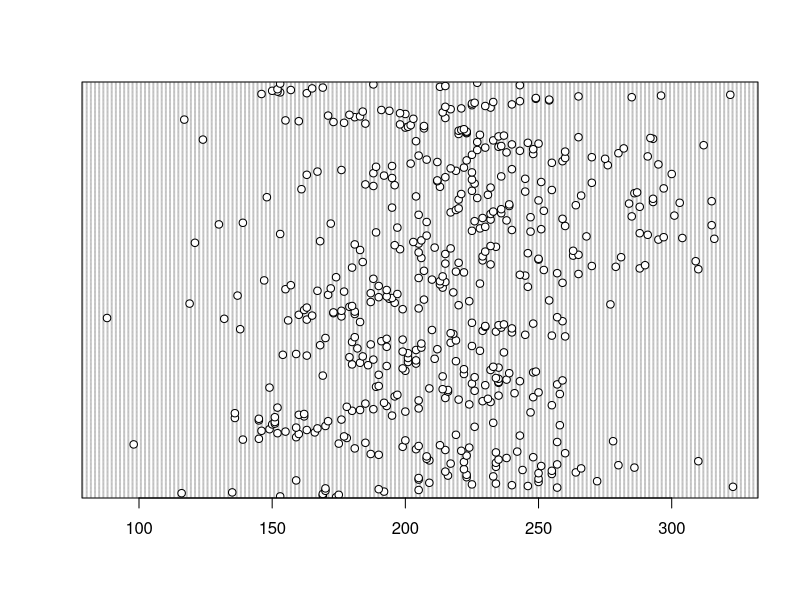
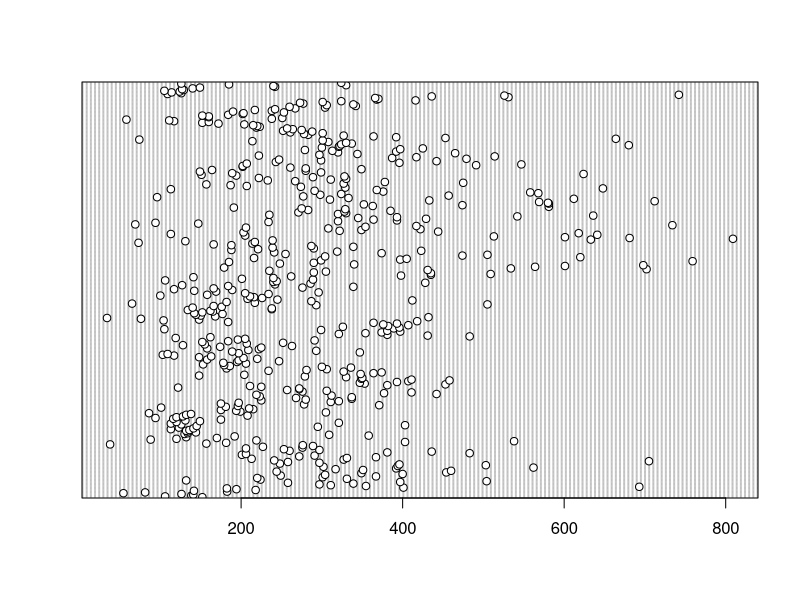
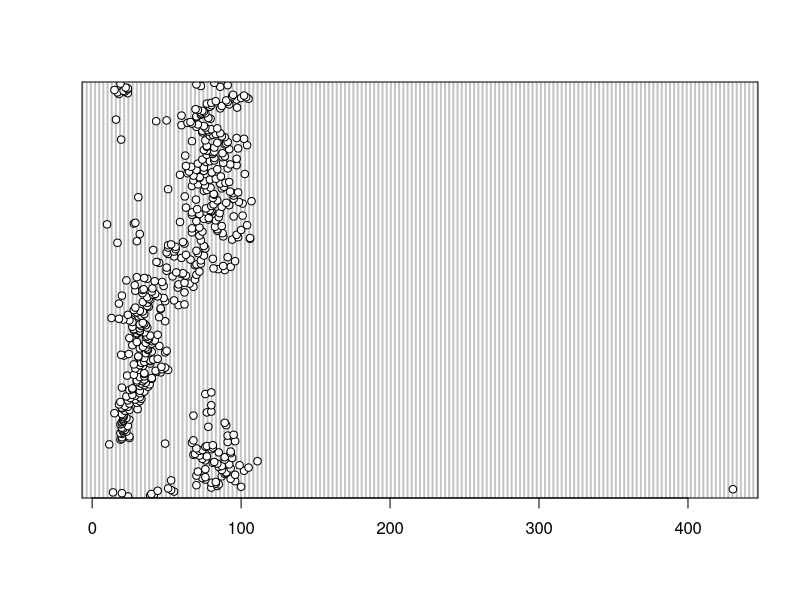
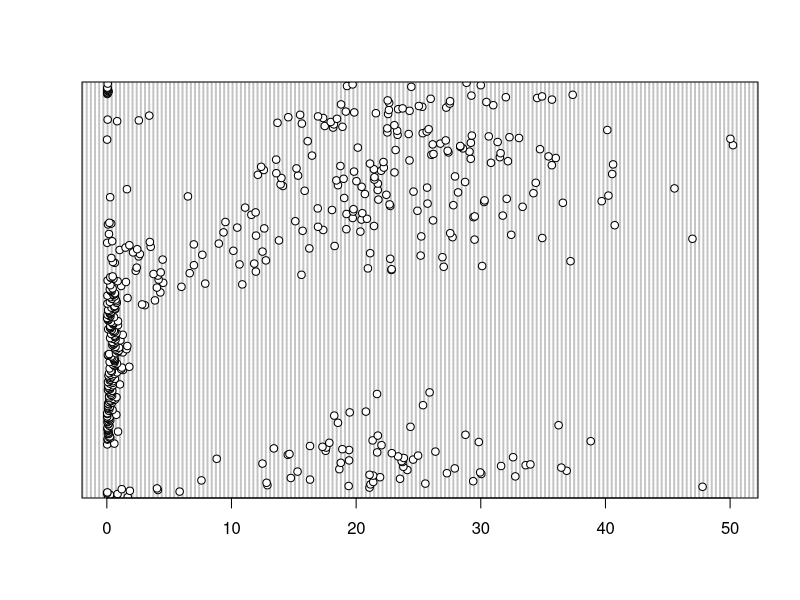
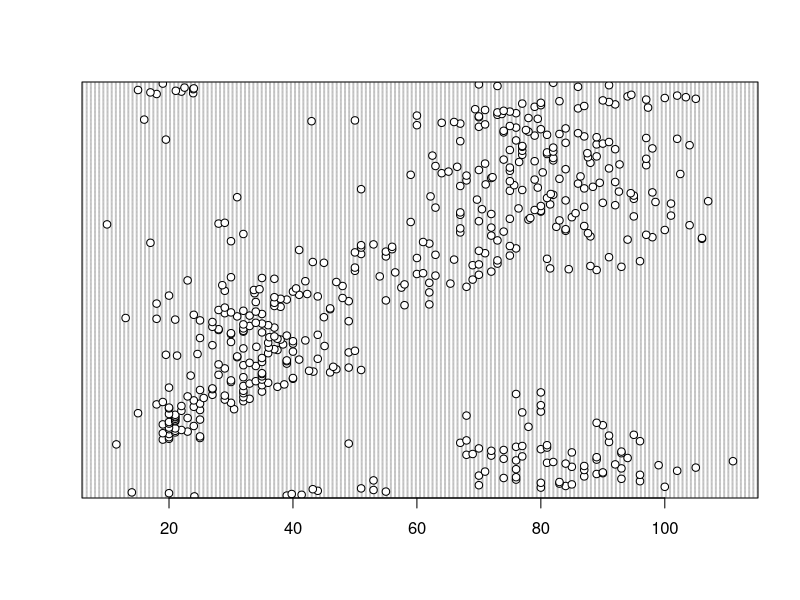
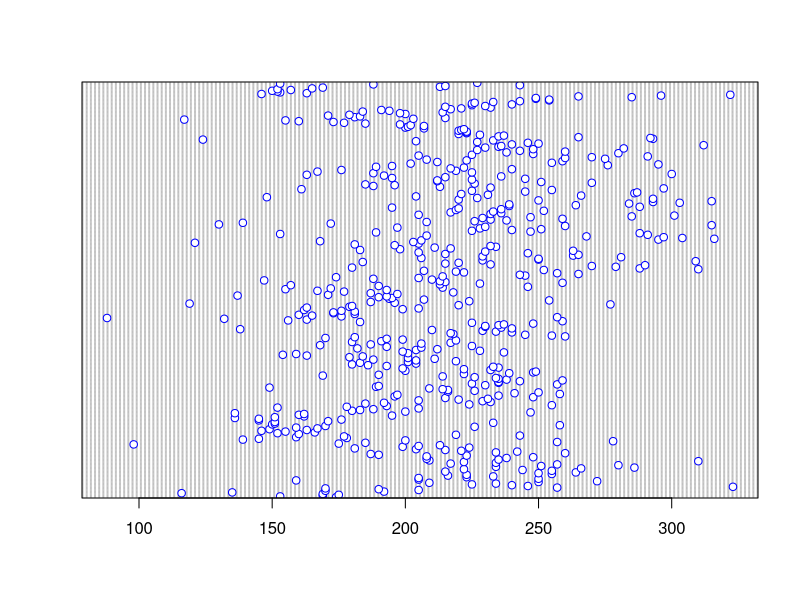
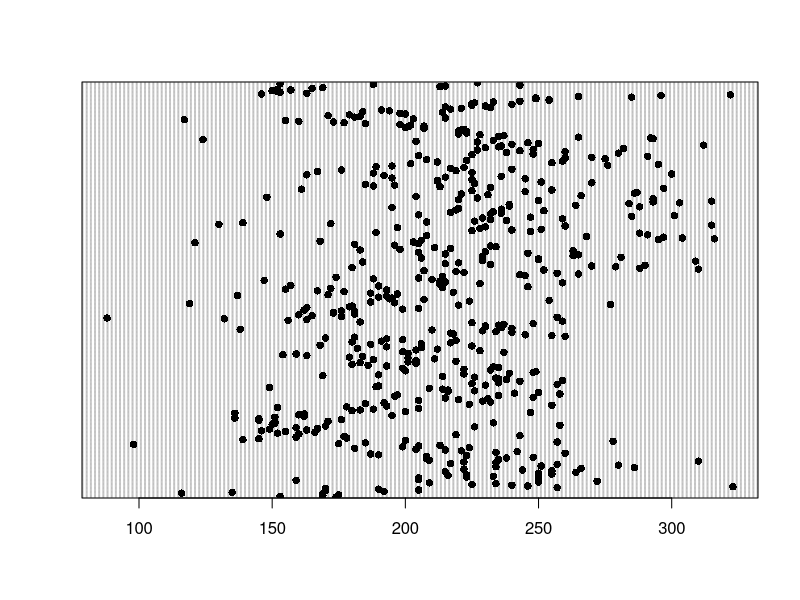
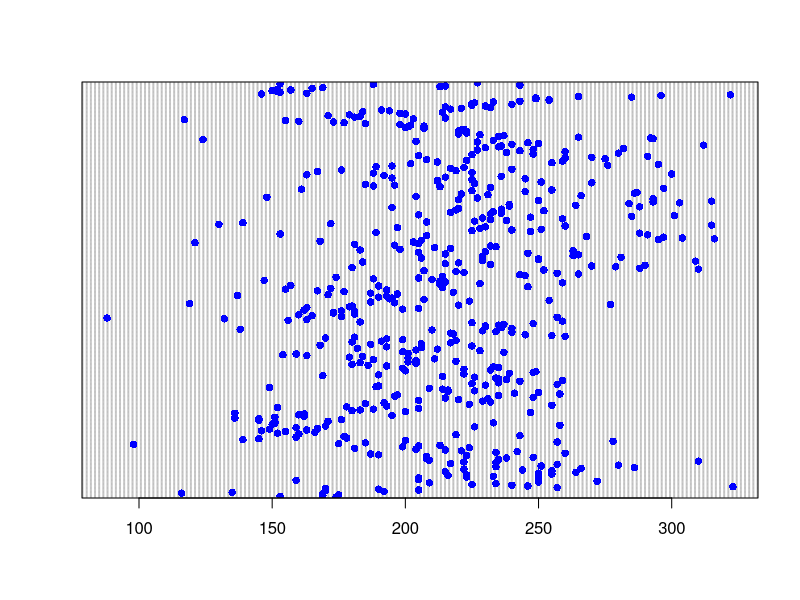

These figures' R source, in order:
##Data exploration and Visualisation 
#Material written by Dr. Alex Douglas at Aberdeen University
#you can find the instructions here: https://alexd106.github.io/QUADstatR/exercise_4.html for more details and background

#set your working directory
setwd() #this is the path to where you have stored the data
#for example, if you saved your data in Documents/workshop, your path would be "C:\Documents\workshop"

#this first section is covering basic plots in base R


#Import the ‘squid1.txt’ file into R using the read.table() function and assign it to a variable named squid. 
squid <- read.table("squid1.txt", header=T)
#if you get errors here, you might not have set the working directory properly, ask a neighbour or raise your hand!

#These data were originally collected as part of a study published in Aquatic Living Resources1 in 2005. 
#The aim of the study was to investigate the seasonal patterns of investment in somatic and reproductive tissues 
#in the long finned squid Loligo forbesi caught in Scottish waters. 
#Squid were caught monthly from December 1989 - July 1991 (month and year variables). 
#After capture, each squid was given a unique specimen code, weighed (weight) and the sex determined (sex - only female squid are included here). 
#The size of individuals was also measured as the dorsal mantle length (DML) and the mantle weight measured without internal organs (eviscerate.weight). 
#The gonads were weighed (ovary.weight) along with the accessory reproductive organ (the nidamental gland, nid.weight, nid.length). 
#Each individual was also assigned a categorical measure of maturity (maturity.stage, ranging from 1 to 5 with 1 = immature, 5 = mature). 
#The digestive gland weight (dig.weight) was also recorded to assess nutritional status of the individual

#Use the str() function to display the structure of the dataset and the summary() function to summarise the dataset. 

str(squid) #this gives you all the column names and the data type in each column
#squid is a dataframe, which means it can hold different types of data
#How many observations are in this dataset? How many variables? 
summary(squid)
#this gives you the ranges of each column

#The year, month and maturity.stage variables were coded as integers in the original dataset. 
#Here we would like to code them as factors. 
#Create a new variable for each of these variables in the squid dataframe and recode them as factors. 

#factors are categories. these might be treatments, years, sites, etc
#imagine that you want to compare trends across years, sites, etc. this is easier to do with factors
squid$Year_f <- as.factor(squid$year)
squid$month_f <- as.factor(squid$month)
squid$maturity.stage_f <- as.factor(squid$maturity.stage)

#Use the str() function again to check the coding of these new variables.
str(squid)
#now the new columns have the type 'Factor'

############DOTCHARTS ############
#The humble cleveland dotplot is a great way of identifying if you have potential outliers in continuous variables. 
#Create dotplots (using the dotchart() function) for the following variables; DML, weight, nid.length and ovary.weight. 

dotchart(squid$DML)
dotchart(squid$weight)
dotchart(squid$nid.length)
dotchart(squid$ovary.weight)
#Do these variables contain any unusually large or small observations? 

#it looks like nid.length does! this turned out to be a recording error, and we can fix it
which(squid$nid.length > 400) #this gives the row of the value that is the outlier
#the which() function goes through the data and asks which values meet the condition of >400, it will output the row number where this is true
squid$nid.length[11]
#then we can go in and change it
squid$nid.length[11] <- 43.2 #use the <- symbol to assign a new value
#see if it worked
dotchart(squid$nid.length) #yes! the outlier is gone


#anytime you want to know what you can change in a function, go into the console window and type ? then the function
?dotchart
#it will open the help window with all of the details about that function
#you then change the arguments from their default values by adding them to the function call

#you can play with different things like colours
dotchart(squid$DML, col="blue")

#or symbols
dotchart(squid$DML, pch=16)

#combine the two
dotchart(squid$DML, pch=16, col="blue")
#you can find all the pch values here: http://www.sthda.com/english/wiki/r-plot-pch-symbols-the-different-point-shapes-available-in-r


#If you prefer to create a single figure with all 4 plots you can always split your plotting device into 2 rows and 2 columns. 
par(mfrow=c(2,2)) #this tells it that I wand 2 rows and 2 columns
#par sets graphical parameters

dotchart(squid$DML, main="DML")
dotchart(squid$weight, main="Weight")
dotchart(squid$nid.length, main="nid.length")
dotchart(squid$ovary.weight, main="ovary weight")

#so it plots 4 figures in one page


#########HISTOGRAMS########

#When exploring your data it is often useful to visualise the distribution of continuous variables. 
#create histograms for the variables; DML, weight, eviscerate.weight and ovary.weight using the hist() function

par(mfrow=c(2,2))
hist(squid$DML, main="DML")
hist(squid$weight, main="Weight")
hist(squid$eviscerate.weight, main="Eviscerate.weight")
hist(squid$ovary.weight, main="Ovary.weight")


######SCATTERPLOTS #######

#Scatterplots are great for visualising relationships between two continuous variables. 
#Plot the relationship between DML on the x axis and weight on the y axis. 
par(mfrow=c(1,1))
plot(x=squid$DML, y=squid$weight)

#How would you describe this relationship? Is it linear? 


#####BOXPLOTS ######
#When visualising differences in a continuous variable between levels of a factor (categorical variable) then a boxplot is your friend 
#Create a boxplot to visualise the differences in DML at each maturity stage (don’t forget to use the recoded version of this variable you created)
boxplot(DML ~ maturity.stage_f, data = squid, ylab = "DML", xlab = "Maturity stage")

#The thick horizontal line in the middle of the box is the median value of DML. 
#The upper line of the box is the upper quartile (75th percentile) and the lower line is the lower quartile (25th percentile). 
#The distance between the upper and lower quartiles is known as the inter quartile range and represents the values of weight for 50% of the data. 
#The dotted vertical lines are called the whiskers and their length is determined as 1.5 x the inter quartile range. 
#Data points that are plotted outside the the whiskers represent potential unusual observations. 

###### SIMPLE LINEAR MODELS######
##linear models if you're looking at relationships
## this is a linear relationship of the format y=mx+b
lm1 <- lm(weight ~ DML, data=squid) #this format is response variable ~ explanatory variable, so y ~ x
summary(lm1)
#under coefficients, your (Intercept) Estimate is your b (-407.71171)
#and your DML estimate is your slope (m), (3.23068)

#let's see how it looks on top of our data
plot(weight ~ DML, data=squid)
lines(x=squid$DML, y=summary(lm1)$coefficients[1] +summary(lm1)$coefficients[2]*squid$DML, col="red")
mtext(paste("Adj R2= ", round(summary(lm1)$adj.r.squared,digits=2) ,sep=""), side=1, line=-2, adj=1)
#the R2 value measures how well the linear model predicts the real data, it's pretty good!

#it is always important to inspect the diagnostics plots for your linear models to make sure you are not violating any assumptions
par(mfrow=c(2,2))
plot(lm1)

#the top left plot is testing whether the residuals exhibit non-linear patterns, we want it to be roughly horizontal
#the top right plot is testing whether the residuals are normally distributed, so we want the points to follow the diagonal line
#the bottom left plot is testing equal variance, if the red line is about horizontal, then assumption of equal variance is met
#the bottom right plot is looking at influential values, so if any values fall outside of Cook's distance, it is an influential data point

#the residuals are the differences between the real data point and the line of the linear model

#these plots don't look quite right
#top left is not horizontal, and bottom left is not horizontal
#the Normal QQ plot looks a little bit off, the points should follow the dotted line (although in real data, it is rare that this is perfect!)

#let's see if we can linearise it
#One approach to linearising relationships is to apply a transformation on one or both variables. 
#Try transforming the weight variable with either a natural log (log()) or square root (sqrt()) transformation. 
#I suggest you create new variables in the squid dataframe for your transformed variables
squid$weight_log <- log(squid$weight) #apply the log() transformation
par(mfrow=c(1,1))
plot(x=squid$DML, y=squid$weight_log)
#that looks a bit different!

#let's try the lm again
lm2 <- lm(weight_log ~ DML, data=squid)
summary(lm2)

par(mfrow=c(2,2))
plot(lm2)
#that's a bit better!
#they are still not perfect but real data is rarely perfect! we have made it better and can accept assumptions of linear models

#we can try the square root
squid$weight_sqrt <- sqrt(squid$weight)
par(mfrow=c(1,1))
plot(x=squid$DML, y=squid$weight_sqrt)
#that looks a bit different again!

#let's try the lm again
lm3 <- lm(weight_sqrt ~ DML, data=squid)
summary(lm3)

par(mfrow=c(2,2))
plot(lm3)

#this might be the best transformation so let's plot the data with the linear model
par(mfrow=c(1,1))
plot(weight_sqrt ~ DML, data=squid)
lines(x=squid$DML, y=summary(lm3)$coefficients[1] +summary(lm3)$coefficients[2]*squid$DML, col="red") #the y variable here is just mx+b!
mtext(paste("Adj R2= ", round(summary(lm3)$adj.r.squared,digits=2) ,sep=""), side=1, line=-2, adj=1)


##### USING GGPLOT2 ########
#These figures are perfectly fine to include in a paper, but often, using ggplot creates "nicer" figures
install.packages("ggplot2")
library("ggplot2")

hist_figure <- ggplot(squid, aes(x=DML)) + #we name our plot so that we can call it at any time
                                           #the + here is very important! This is how you add elements to your plot
  geom_histogram() +                        #so here, we are saying "make a ggplot object" AND create a histogram from the data
  labs(title="DML", x="DML", y="Frequency") #AND give it particular labels

#this is how you build up a ggplot object, piece by piece
  
plot(hist_figure)

#you can make multiple histograms for DML by maturity stage
hist_4 <- hist_figure +                     #and now we can take the data from figure1 AND add the multiple panels
  facet_wrap(~ maturity.stage_f, nrow = 2) +
  theme_minimal()                           #AND remove the grey background

plot(hist_4)


#create a boxplot
box_figure<- ggplot(squid, aes(x=maturity.stage_f, y=DML)) +
  geom_boxplot() +
  theme_minimal()

plot(box_figure)

##you can do a lot with gggplot, you can find more details for boxplots here: http://www.sthda.com/english/wiki/ggplot2-box-plot-quick-start-guide-r-software-and-data-visualization

##one of the best things about ggplot is that it's easy to save a high resolution figure 
ggsave("boxplot_DML.jpeg", box_figure, device="jpeg", dpi=1500 )
#the dpi is "dots per inch" and is your resolution. journals require high res images
#you can change jpeg to png if you want too!

